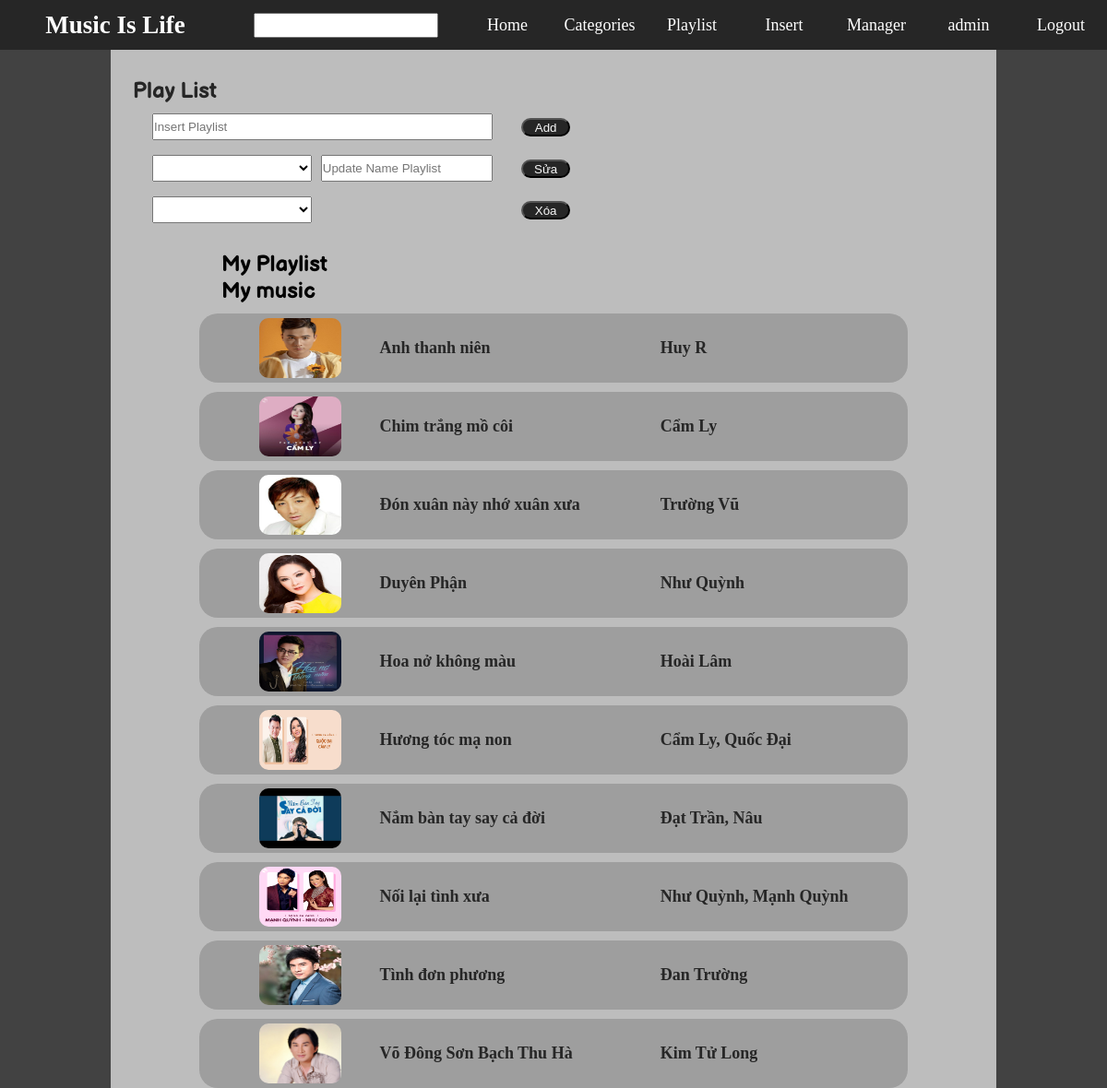
The page /playlist (signed in) on the database its author committed.
### tables this page shows
CREATE TABLE `poster` (
  `ID_Poster` varchar(50) NOT NULL,
  `ID_Song` varchar(50) NOT NULL
);

CREATE TABLE `song` (
  `ID_Song` varchar(50) NOT NULL,
  `ID_Producer` varchar(50) DEFAULT NULL,
  `ID_Categories` varchar(50) DEFAULT NULL,
  `id_account` varchar(50) DEFAULT NULL,
  `ID_Musican` varchar(50) DEFAULT NULL,
  `nameSong` varchar(50) DEFAULT NULL,
  `viewSong` bigint(50) DEFAULT NULL,
  `datePost` date DEFAULT NULL,
  `license` tinyint(1) DEFAULT NULL,
  `singer` varchar(50) NOT NULL
);

### mvc/core/controller.php (called while the page is built, shortened)
<?php
    class controller {
        public function view($view,$data=[ ]){
            require_once "./mvc/views/".$view.".php";
        }
}

### mvc/core/app.php (called while the page is built, shortened)
<?php
class App
{
    protected $controllers = "home";
    protected $acction = "default";
    function __construct()
    {
        $arr = $this->urlProcess();
        if (isset($arr[0])) {
            if (file_exists("./mvc/controllers/" . $arr[0] . ".php")) {
                $this->controllers = $arr[0];
            }
        }
        unset($arr[0]);
        if ($this->controllers == "playlist") {
            if ($this->acction != "excuteList" && isset($arr[1])){
                if (isset($arr[1])) {
                    if (method_exists($this->controllers, $arr[1])) {
                        $this->acction = $arr[1];
                    }
                    unset($arr[1]);
                }
            } else {
                $this->acction = "excuteList";
            }
        }
        $this->controllers = new $this->controllers;
        $this->params = $arr ? array_values($arr) : [];
        call_user_func_array([$this->controllers, $this->acction], $this->params);
    }
    function urlProcess()
    {
        if (isset($_GET["url"])) {
            return explode("/", filter_var(trim($_GET["url"], "/")));
        }
    }
}

### index.php (called while the page is built, shortened)
<?php
$myApp= new App();
?>

### mvc/core/DB.php (called while the page is built, shortened)
<?php
    class DB{
        protected $serverName="localhost";
        protected $userName="root";
        protected $password="";
        protected $dbName="db_mil";
        function __construct()
        {
            $this->conn=mysqli_connect($this->serverName,$this->userName,$this->password,$this->dbName);
        }
    }

### mvc/models/queryList.php (called while the page is built, shortened)
<?php
    class queryList extends DB{
        public function loadSongUser($user)
        {
            $sqlLoadList="SELECT * FROM `song`,poster WHERE poster.ID_Song=song.ID_Song  and  id_account='$user'";
            $result = mysqli_query($this->conn,$sqlLoadList);
            $list=[];
            if(mysqli_num_rows($result)>0){
                 while($row=$result->fetch_assoc()){
                     $list[]=$row;
                 }
            }
            return $list;
        }
    }
?>

### mvc/views/formList.php (the view, shortened to what this page needs)
<!DOCTYPE html>
<html lang="en">
<head>
    <link href='/MIL/css/main.css' rel='stylesheet'/>
</head>
<body>
<div class="wrapper">
<?php
        include_once "./mvc/views/viewmaster/header.php";
     ?>
<div class="innerwrap">
        <div class="title">
            <a href="/MIL/playlist">Play List</a>
        </div>
        <div class="wrapPlaylist" >
        <input type="text" name="insertList" id="namePLaylist" placeholder="Insert Playlist">
        <button class="wrapButton" id="addList">Add</button>
        </div>
        <div class="wrapPlaylist" class="wrapName">
       <select name="selectPlaylist" id="selectPlaylist" class="wrapSelect">
       </select>
       <input type="text" id="updateNamePlaylist" class="wrapName" placeholder="Update Name Playlist ">
        <button class="wrapButton" id="btn_updatePlaylist">Sửa</button>
        </div>
        <div class="wrapPlaylist">
       <select name="selectPlaylist" id="selectDelete" class="wrapSelect">
       </select>
        <button class="wrapButton" id="btn_delete">Xóa</button>
        </div>
        <div class="contains-music-list">
            <div class="myPlaylist">
            <div class="title">
                   My Playlist
               </div>
            </div>
           <div>
               <div  class="title">
                   My music
               </div>
           <?php
             if (isset($data[1])){
                for ($i=0;$i<count($data[1]);$i++){
                    $poster= $data[1][$i]['ID_Poster'];
                    $song= $data[1][$i]['nameSong'];
                    $singer= $data[1][$i]['singer'];
                    echo "<a href='/MIL/player' class='item-song'><img src='/MIL/poster/$poster.png'><p>$song</p><p>$singer</p></a>";
                };
             }
            ?>
           </div>
        </div>
     </div>
</div>
</body>
</html>

### css/main.css (style rules this page uses)
html { font-size: calc(1vw + 12px); font-family: myFirstFont; }
body { position: relative; display: block; width: 100vw; min-height: 100vh; font-size: 12px; }
a { text-decoration: none; cursor: pointer; }
.wrapper { position: relative; width: 100%; min-height: 100vh; background: var(--color-wraper); }
.innerwrap { position: relative; display: block; width: 80%; min-height: 100vh; margin: 0 auto; padding-top: 7em; background-color: #bdbdbd; }
.title { display: inline-block; font-size: 2em; padding-left: 1em; font-family: BalsamiqSans-Bold; width: 100%; }
.title a { color: var(--color-bg-header); }
button { display: block; margin: 0 auto; width: 4em; height: 1.5em; background-color: var(--color-bg-header); color: var(--color-milk); border-radius: 15px; margin-left: 20em; }
.wrapPlaylist { padding: 10px; margin-left: 35px; }
.wrapPlaylist #namePLaylist { width: 27.7em; height: 2.2em; float: left; }
.wrapPlaylist .wrapSelect { width: 8em; margin-left: 0px; float: left; }
.wrapPlaylist .wrapName { width: 14em; height: 2.2em; float: left; margin-left: 10px; }
.wrapPlaylist .wrapButton { margin-left: 30em; margin-top: 5px; }

### css/color.css (style rules this page uses)
:root { --color-bg-header: #262626; --color-white:#ffffff; --color-milk:#f7f7f7; --color-wraper: #424242; --color-transparen:rgba(38, 38, 38, 0.83); }

### css/insert.css (style rules this page uses)
select { margin-left: 2em; font-size: 1.8em; }

### css/list.css (style rules this page uses)
.item-song { width: 100%; display: flex; flex-direction: row; align-items: center; justify-content: center; margin-top: 10px; border-radius: 20px; background-color: #9e9e9e; ; }
.item-song img { flex: 1; width: 50px; height: 75px; border-radius: 15px; margin-left: 5em; padding: 5px; }
.item-song p { flex: 3; font-size: 1.5em; font-weight: 800; color: var(--color-bg-header); float: right; margin-left: 2em; }
.contains-music-list { position: relative; width: 100%; display: flex; margin: auto; width: 80%; margin-top: 2em; flex-direction: column; }

### rows shown on the page
poster: ID_Poster (picture), ID_Song.nameSong "Anh thanh niên", ID_Song.singer "Huy R"
poster: ID_Poster (picture), ID_Song.nameSong "Chim trắng mồ côi", ID_Song.singer "Cẩm Ly"
poster: ID_Poster (picture), ID_Song.nameSong "Đón xuân này nhớ xuân xưa", ID_Song.singer "Trường Vũ"
poster: ID_Poster (picture), ID_Song.nameSong "Duyên Phận", ID_Song.singer "Như Quỳnh"
poster: ID_Poster (picture), ID_Song.nameSong "Hoa nở không màu", ID_Song.singer "Hoài Lâm"
poster: ID_Poster (picture), ID_Song.nameSong "Hương tóc mạ non", ID_Song.singer "Cẩm Ly, Quốc Đại"
poster: ID_Poster (picture), ID_Song.nameSong "Nắm bàn tay say cả đời", ID_Song.singer "Đạt Trần, Nâu"
poster: ID_Poster (picture), ID_Song.nameSong "Nối lại tình xưa", ID_Song.singer "Như Quỳnh, Mạnh Quỳnh"
poster: ID_Poster (picture), ID_Song.nameSong "Tình đơn phương", ID_Song.singer "Đan Trường"
poster: ID_Poster (picture), ID_Song.nameSong "Võ Đông Sơn Bạch Thu Hà", ID_Song.singer "Kim Tử Long"

### other values the page prints
$_SESSION['user'] "admin"
